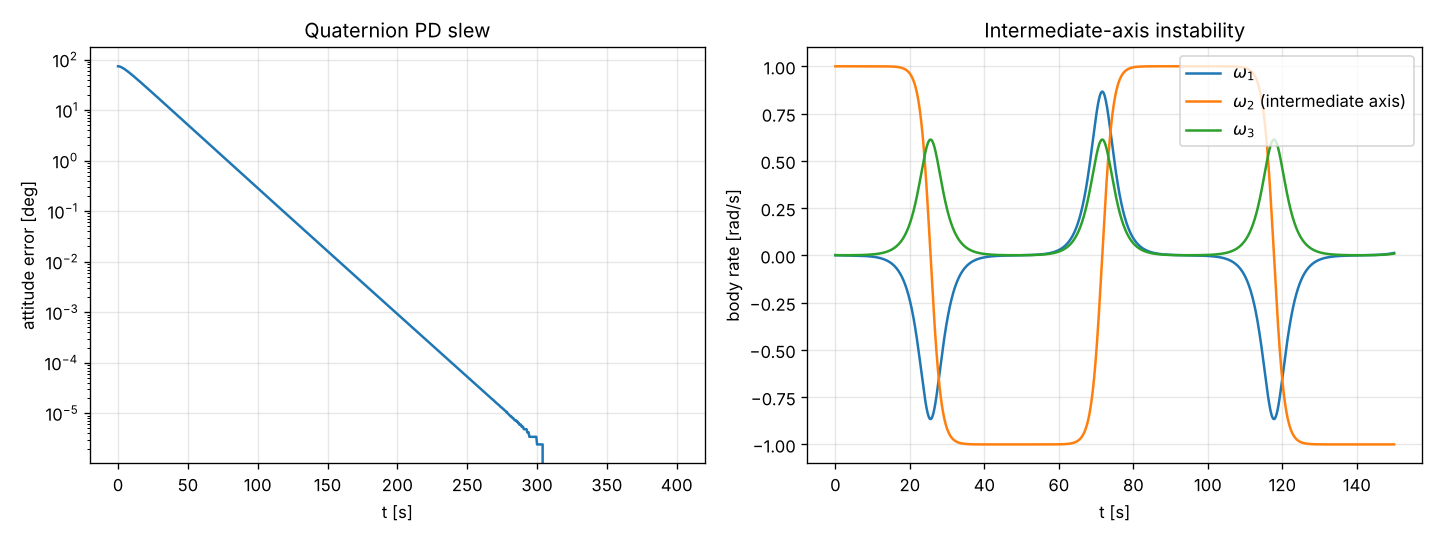

The Python source for this figure:
"""Demo: star-tracker attitude determination, then a 3-axis quaternion PD slew,
plus the intermediate-axis (Dzhanibekov) instability of a free rigid body."""
import numpy as np
import matplotlib
matplotlib.use("Agg")
import matplotlib.pyplot as plt
from spacearm.attitude import (BRIGHT_STARS, radec_to_unit, q_to_dcm, davenport_q, triad, dcm_to_q, q_angle,
                               propagate_attitude, quaternion_pd_torque, star_photon_rate)

rng = np.random.default_rng(3)
q_true = np.array([0.8, 0.2, -0.4, 0.4]); q_true /= np.linalg.norm(q_true)
names = list(BRIGHT_STARS)[:8]
rs = [radec_to_unit(*BRIGHT_STARS[n][:2]) for n in names]
# per-star noise: shot-noise centroiding, sigma ~ (PSF width) / sqrt(N_photons), for a 25 mm aperture
# and 0.1 s exposure, added in quadrature to a 3 arcsec floor (pixel response, calibration, optics
# distortion), which dominates for bright stars in real trackers
psf, floor = np.radians(30 / 3600), np.radians(3 / 3600)
sig = [np.hypot(psf / np.sqrt(star_photon_rate(BRIGHT_STARS[n][2], np.pi * 0.0125 ** 2) * 0.1), floor) for n in names]
bs = [q_to_dcm(q_true).T @ r + s * rng.normal(size=3) for r, s in zip(rs, sig)]
bs = [b / np.linalg.norm(b) for b in bs]
q_est = davenport_q(bs, rs, w=1 / np.array(sig) ** 2)
q_tri = dcm_to_q(triad(bs[0], bs[1], rs[0], rs[1]))
print("star noise [arcsec]:", ", ".join(f"{n} {np.degrees(s)*3600:.2f}" for n, s in zip(names, sig)))
print(f"q-method error {np.degrees(q_angle(q_est, q_true))*3600:.2f} arcsec, TRIAD error {np.degrees(q_angle(q_tri, q_true))*3600:.2f} arcsec")

I = np.diag([120.0, 100.0, 80.0])
t, Q, W = propagate_attitude(I, q_est, np.zeros(3), 400.0, torque=quaternion_pd_torque(np.array([1.0, 0, 0, 0]), 4.0, 40.0),
                             t_eval=np.linspace(0, 400, 801))
err = [np.degrees(q_angle(q, [1, 0, 0, 0])) for q in Q]
print(f"slew of {err[0]:.1f} deg settles below 0.1 deg after {t[np.argmax(np.array(err) < 0.1)]:.0f} s")

Id = np.diag([10.0, 15.0, 20.0])
t2, Q2, W2 = propagate_attitude(Id, [1, 0, 0, 0], [1e-3, 1.0, 1e-3], 150.0, t_eval=np.linspace(0, 150, 3000))

fig, ax = plt.subplots(1, 2, figsize=(12, 4.5))
ax[0].semilogy(t, err); ax[0].set(xlabel="t [s]", ylabel="attitude error [deg]", title="Quaternion PD slew"); ax[0].grid(alpha=.3)
for k, lab in enumerate(["$\\omega_1$", "$\\omega_2$ (intermediate axis)", "$\\omega_3$"]):
    ax[1].plot(t2, W2[:, k], label=lab)
ax[1].set(xlabel="t [s]", ylabel="body rate [rad/s]", title="Intermediate-axis instability"); ax[1].legend(); ax[1].grid(alpha=.3)
fig.tight_layout(); fig.savefig("examples/attitude_demo.png", dpi=120)
print("saved examples/attitude_demo.png")
